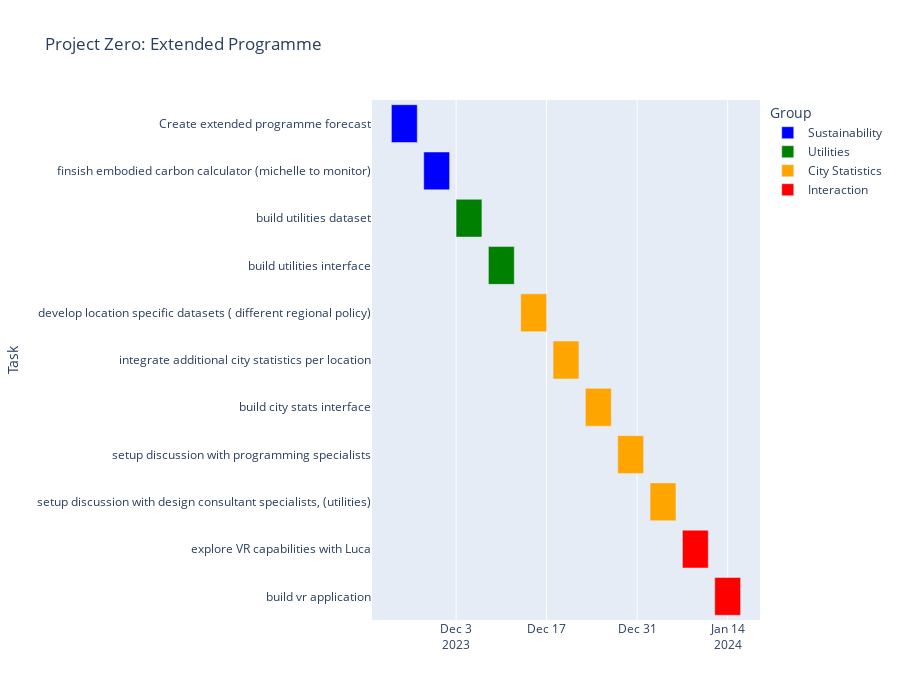

The cell this chart's notebook holds for it:
### Markdown cell above
**General Overview of tasks**

Sustainability
- Create extended programme forecast
- finsish embodied carbon calculator (michelle to monitor)

Utilities
- build utilities dataset
- build utilities interface

City Statistics
- develop location specific datasets ( different regional policy)
- integrate additional city statistics per location
- build city stats interface
- setup discussion with programming specialists
- setup discussion with design consultant specialists, (utilities)

VR Interaction
- explore VR capabilities with Luca

### Code cell
import pandas as pd
import plotly.express as px

# Create tasks with a new 'Group' column
df = pd.DataFrame([
    # Sustainability
    {'Task': 'Create extended programme forecast', 'start': '2023-11-23', 'finish': '2023-11-27', 'Group': 'Sustainability'},
    {'Task': 'finsish embodied carbon calculator (michelle to monitor)', 'start': '2023-11-28', 'finish': '2023-12-02', 'Group': 'Sustainability'},

    # Utilities
    {'Task': 'build utilities dataset', 'start': '2023-12-03', 'finish': '2023-12-07', 'Group': 'Utilities'},
    {'Task': 'build utilities interface', 'start': '2023-12-08', 'finish': '2023-12-12', 'Group': 'Utilities'},

    # City Statistics
    {'Task': 'develop location specific datasets ( different regional policy)', 'start': '2023-12-13', 'finish': '2023-12-17', 'Group': 'City Statistics'},
    {'Task': 'integrate additional city statistics per location', 'start': '2023-12-18', 'finish': '2023-12-22', 'Group': 'City Statistics'},
    {'Task': 'build city stats interface', 'start': '2023-12-23', 'finish': '2023-12-27', 'Group': 'City Statistics'},
    {'Task': 'setup discussion with programming specialists', 'start': '2023-12-28', 'finish': '2024-01-01', 'Group': 'City Statistics'},
    {'Task': 'setup discussion with design consultant specialists, (utilities)', 'start': '2024-01-02', 'finish': '2024-01-06', 'Group': 'City Statistics'},

    # VR Interaction
    {'Task': 'explore VR capabilities with Luca', 'start': '2024-01-07', 'finish': '2024-01-11', 'Group': 'Interaction'},
    {'Task': 'build vr application', 'start': '2024-01-12', 'finish': '2024-01-16', 'Group': 'Interaction'}
])

fig = px.timeline(
    data_frame=df,
    x_start="start",
    x_end="finish",
    y="Task",
    color='Group',  # Use 'Group' for coloring
    color_discrete_map={'Sustainability': 'blue', 'Utilities': 'green', 'City Statistics': 'orange', 'Interaction': 'red'},
    title='Project Zero: Extended Programme',
    height=700
)

fig.update_yaxes(autorange="reversed")
fig.show()

### Figure 1 — Plotly figure (JSON) as saved in the notebook; plotly's stock layout.template omitted (floating-point values rounded to 4 significant figures)
{"data": [{"alignmentgroup": "True", "base": ["2023-11-23", "2023-11-28"], "hovertemplate": "Group=Sustainability<br>start=%{base}<br>finish=%{x}<br>Task=%{y}<extra></extra>", "legendgroup": "Sustainability", "marker": {"color": "blue", "pattern": {"shape": ""}}, "name": "Sustainability", "offsetgroup": "Sustainability", "orientation": "h", "showlegend": true, "textposition": "auto", "type": "bar", "x": [345600000, 345600000], "xaxis": "x", "y": ["Create extended programme forecast", "finsish embodied carbon calculator (michelle to monitor)"], "yaxis": "y"}, {"alignmentgroup": "True", "base": ["2023-12-03", "2023-12-08"], "hovertemplate": "Group=Utilities<br>start=%{base}<br>finish=%{x}<br>Task=%{y}<extra></extra>", "legendgroup": "Utilities", "marker": {"color": "green", "pattern": {"shape": ""}}, "name": "Utilities", "offsetgroup": "Utilities", "orientation": "h", "showlegend": true, "textposition": "auto", "type": "bar", "x": [345600000, 345600000], "xaxis": "x", "y": ["build utilities dataset", "build utilities interface"], "yaxis": "y"}, {"alignmentgroup": "True", "base": ["2023-12-13", "2023-12-18", "2023-12-23", "2023-12-28", "2024-01-02"], "hovertemplate": "Group=City Statistics<br>start=%{base}<br>finish=%{x}<br>Task=%{y}<extra></extra>", "legendgroup": "City Statistics", "marker": {"color": "orange", "pattern": {"shape": ""}}, "name": "City Statistics", "offsetgroup": "City Statistics", "orientation": "h", "showlegend": true, "textposition": "auto", "type": "bar", "x": [345600000, 345600000, 345600000, 345600000, 345600000], "xaxis": "x", "y": ["develop location specific datasets ( different regional policy)", "integrate additional city statistics per location", "build city stats interface", "setup discussion with programming specialists", "setup discussion with design consultant specialists, (utilities)"], "yaxis": "y"}, {"alignmentgroup": "True", "base": ["2024-01-07", "2024-01-12"], "hovertemplate": "Group=Interaction<br>start=%{base}<br>finish=%{x}<br>Task=%{y}<extra></extra>", "legendgroup": "Interaction", "marker": {"color": "red", "pattern": {"shape": ""}}, "name": "Interaction", "offsetgroup": "Interaction", "orientation": "h", "showlegend": true, "textposition": "auto", "type": "bar", "x": [345600000, 345600000], "xaxis": "x", "y": ["explore VR capabilities with Luca", "build vr application"], "yaxis": "y"}], "layout": {"barmode": "overlay", "height": 700, "legend": {"title": {"text": "Group"}, "tracegroupgap": 0}, "title": {"text": "Project Zero: Extended Programme"}, "xaxis": {"anchor": "y", "domain": [0, 1], "type": "date"}, "yaxis": {"anchor": "x", "autorange": "reversed", "domain": [0, 1], "title": {"text": "Task"}}}}
